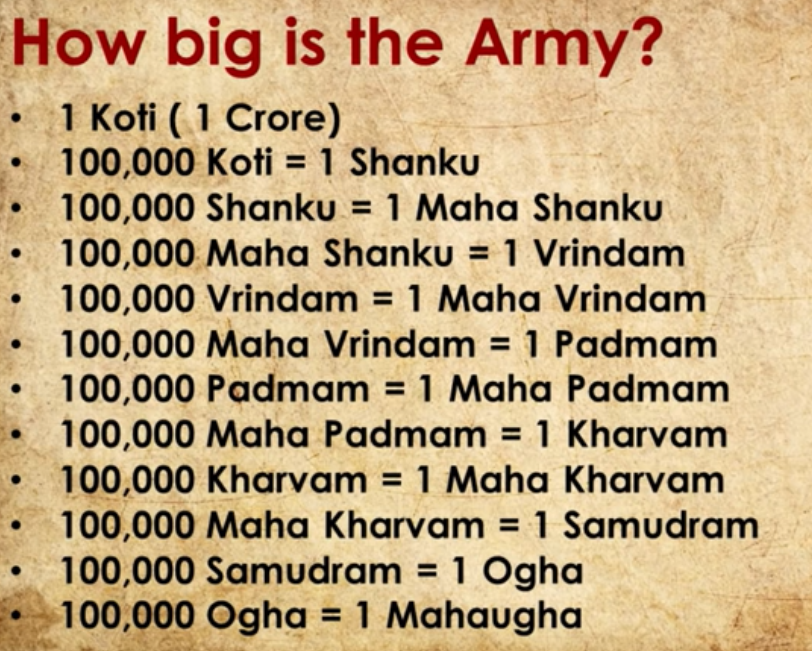
#> input picture army_size.png, 812 x 651 px, given in place of the camera
$ jupyter execute --allow-errors Pytesseract_Live.ipynb   (text cells are left out)
#> lines starting #> are read from the running program, lines starting #| are printed output that depends on the picture; after the words box and inside, x2 and y2 are one past the last pixel; in counts of white or black regions, pixels touching at a corner belong together
#> further down, frame is the input picture: shape (651, 812, 3); mean B, G, R 129.7, 169.5, 195.2
#> `img = cv2.resize(frame, (720, 720))`:
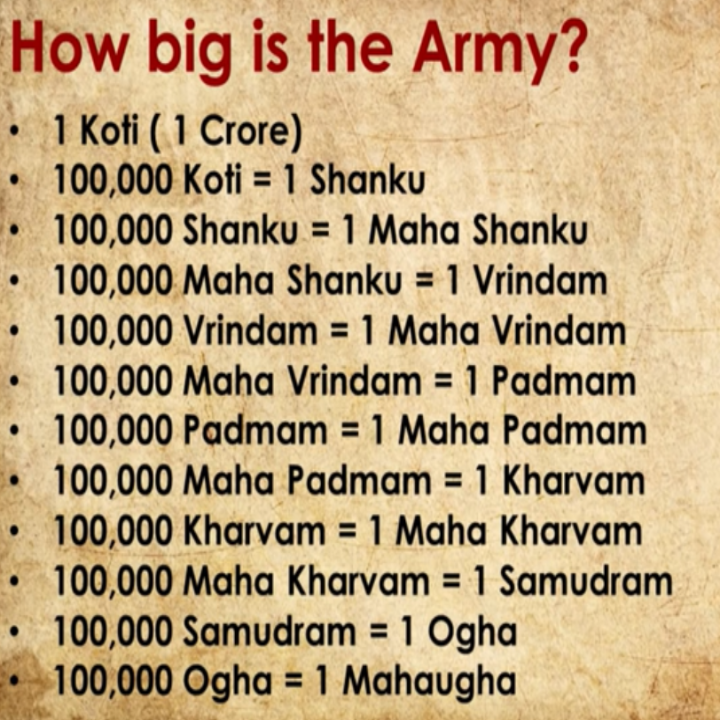
#> img: shape (720, 720, 3); mean B, G, R 129.6, 169.3, 195
#> `img = cv2.cvtColor(img, cv2.COLOR_BGR2GRAY)`:
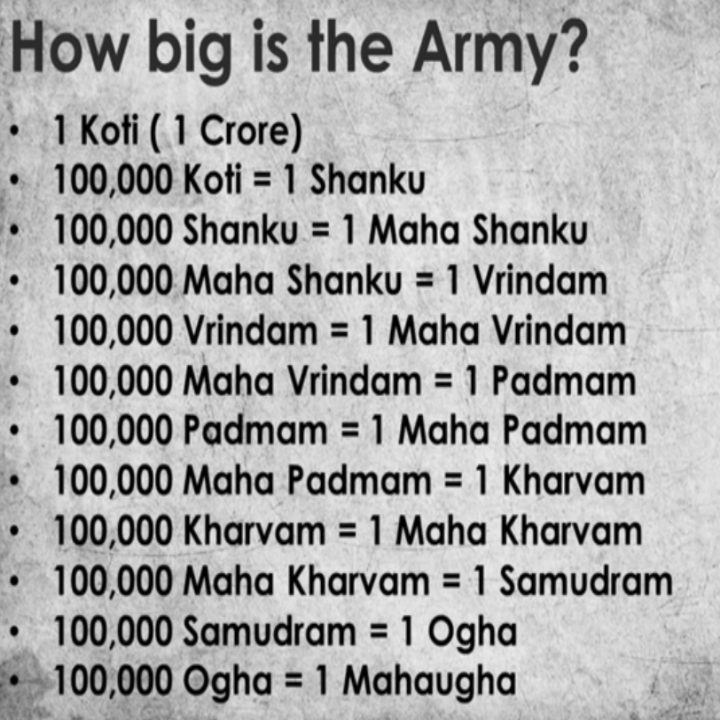
#> img: shape (720, 720); min 0, max 239, mean 172.5
#> `cv2.putText(img, "Press 's' for OCR", (5, 23), cv2.FONT_HERSHEY_SIMPLE..`:
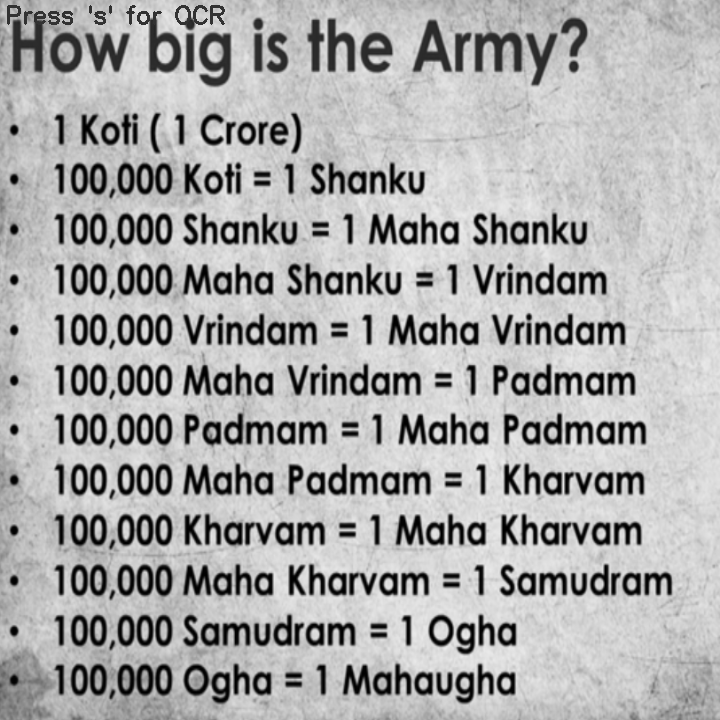
#> img: shape (720, 720); 0.25% of pixels changed, all inside (x1, y1, x2, y2) = (7, 5, 225, 25)
[cell 1]
from PIL import Image
import cv2
import pytesseract

# Set the Tesseract executable path
pytesseract.pytesseract.tesseract_cmd = r"C:/Program Files/Tesseract-OCR/tesseract.exe" # change with your path

# Load the image using OpenCV

frames = cv2.VideoCapture(0)

#> (the rest of this cell did not finish here and is left out)

[cell 2]
from PIL import Image
import cv2
import pytesseract

# Set the Tesseract executable path
pytesseract.pytesseract.tesseract_cmd = r"C:/Program Files/Tesseract-OCR/tesseract.exe" # change with your path

# Load the image using OpenCV

frames = cv2.VideoCapture(0)

#> (the rest of this cell did not finish here and is left out)
